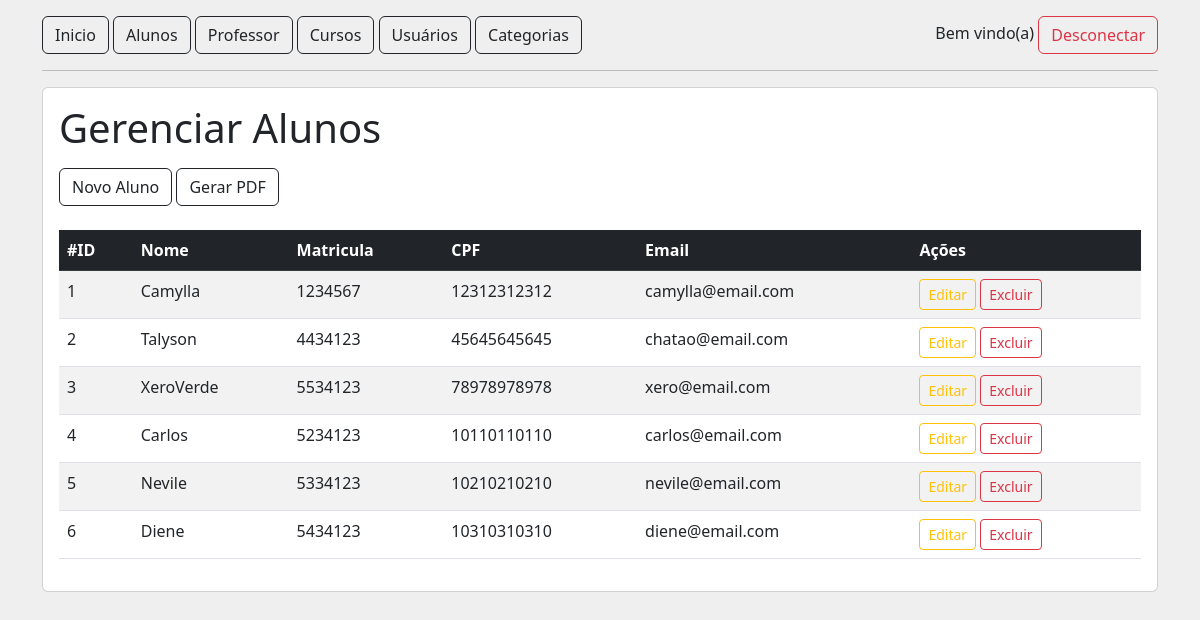
The app's page /alunos/listar with its own data.
### tables this page shows
CREATE TABLE tb_alunos (
    id INT PRIMARY KEY AUTO_INCREMENT,
    nome VARCHAR(100) NOT NULL,
    matricula VARCHAR(20) UNIQUE NOT NULL,
    email VARCHAR(100) UNIQUE NOT NULL,
    status TINYINT NOT NULL,
    genero VARCHAR(20) NOT NULL,
    dataNascimento DATETIME NOT NULL,
    cpf CHAR(11) UNIQUE NOT NULL
);

### src/Controller/AbstractController.php (called while the page is built, shortened)
<?php
abstract class AbstractController
{
    public function render(string $view, ?array $dados = null, bool $navbar = true): void
    {
        include_once '../views/template/header.phtml';
        $navbar === true && include_once '../views/template/menu.phtml';
        include_once "../views/{$view}.phtml";
        include_once '../views/template/footer.phtml';
    }
}

### src/Controller/AlunoController.php (called while the page is built, shortened)
<?php
class AlunoController extends AbstractController
{
    private AlunoRepository $repository;
    public function __construct()
    {
        $this->repository = new AlunoRepository();
    }
    public function listar(): void
    {
        $alunos = $this->repository->buscarTodos();
        $this->render('aluno/listar', [
            'alunos' => $alunos,
        ]);
    }
}

### public/index.php (called while the page is built, shortened)
<?php
$rotas = require '../config/routes.php';
$url = $_SERVER['REQUEST_URI'];
$rota = explode('?', $url)[0];
$method = $rotas[$rota]['method'];
(new $controller)->$method();

### src/Connection/DatabaseConnection.php (called while the page is built, shortened)
<?php
class DatabaseConnection
{
    public static function abrirConexao(): PDO
    {
        return new PDO("mysql:host=localhost;dbname=".DB_NAME, DB_USER, DB_PASSWORD);
    }
}

### src/Repository/AlunoRepository.php (called while the page is built, shortened)
<?php
class AlunoRepository implements RepositoryInterface
{
    public PDO $pdo;
    public function __construct()
    {
        $this->pdo = DatabaseConnection::abrirConexao();
    }
    public function buscarTodos(): iterable
    {
        $sql = 'SELECT * FROM ' . self::TABLE;
        $query = $this->pdo->query($sql);
        $query->execute();
        return $query->fetchAll(PDO::FETCH_CLASS, Aluno::class);
    }
}

### Views/aluno/listar.phtml (the view)
<section class="mt-3 card card-body">
    <h1>Gerenciar Alunos</h1>
    <div class="mt-2">
        <a href="/alunos/novo" class="btn btn-outline-dark">Novo Aluno</a>
        <a href="/alunos/relatorio" target="_blank" class="btn btn-outline-dark">Gerar PDF</a>
    </div>
    <table class="table table-striped table-hover mt-4">
        <thead class="table-dark">
            <tr>
                <th>#ID</th>
                <th>Nome</th>
                <th>Matricula</th>
                <th>CPF</th>
                <th>Email</th>
                <th>Ações</th>
            </tr>
        </thead>
        <tbody>
            <?php
                    foreach ($alunos ?? [] as $aluno) {
                        echo "
                            <tr>
                                <td>{$aluno->id}</td>
                                <td>{$aluno->nome}</td>
                                <td>{$aluno->matricula}</td>
                                <td>{$aluno->cpf}</td>
                                <td>{$aluno->email}</td>
                                <td>
                                    <a href='/alunos/editar?id={$aluno->id}' class='btn btn-outline-warning btn-sm'>Editar</a>
                                    <a href='/alunos/excluir?id={$aluno->id}' class='btn btn-outline-danger btn-sm'>Excluir</a>
                                </td>
                            </tr>
                        ";
                    }
            ?>
        </tbody>
    </table>
</section>

### records on screen
tb_alunos: id "1", nome "Camylla", matricula "1234567", cpf "12312312312", email "camylla@email.com"
tb_alunos: id "2", nome "Talyson", matricula "4434123", cpf "45645645645", email "chatao@email.com"
tb_alunos: id "3", nome "XeroVerde", matricula "5534123", cpf "78978978978", email "xero@email.com"
tb_alunos: id "4", nome "Carlos", matricula "5234123", cpf "10110110110", email "carlos@email.com"
tb_alunos: id "5", nome "Nevile", matricula "5334123", cpf "10210210210", email "nevile@email.com"
tb_alunos: id "6", nome "Diene", matricula "5434123", cpf "10310310310", email "diene@email.com"
